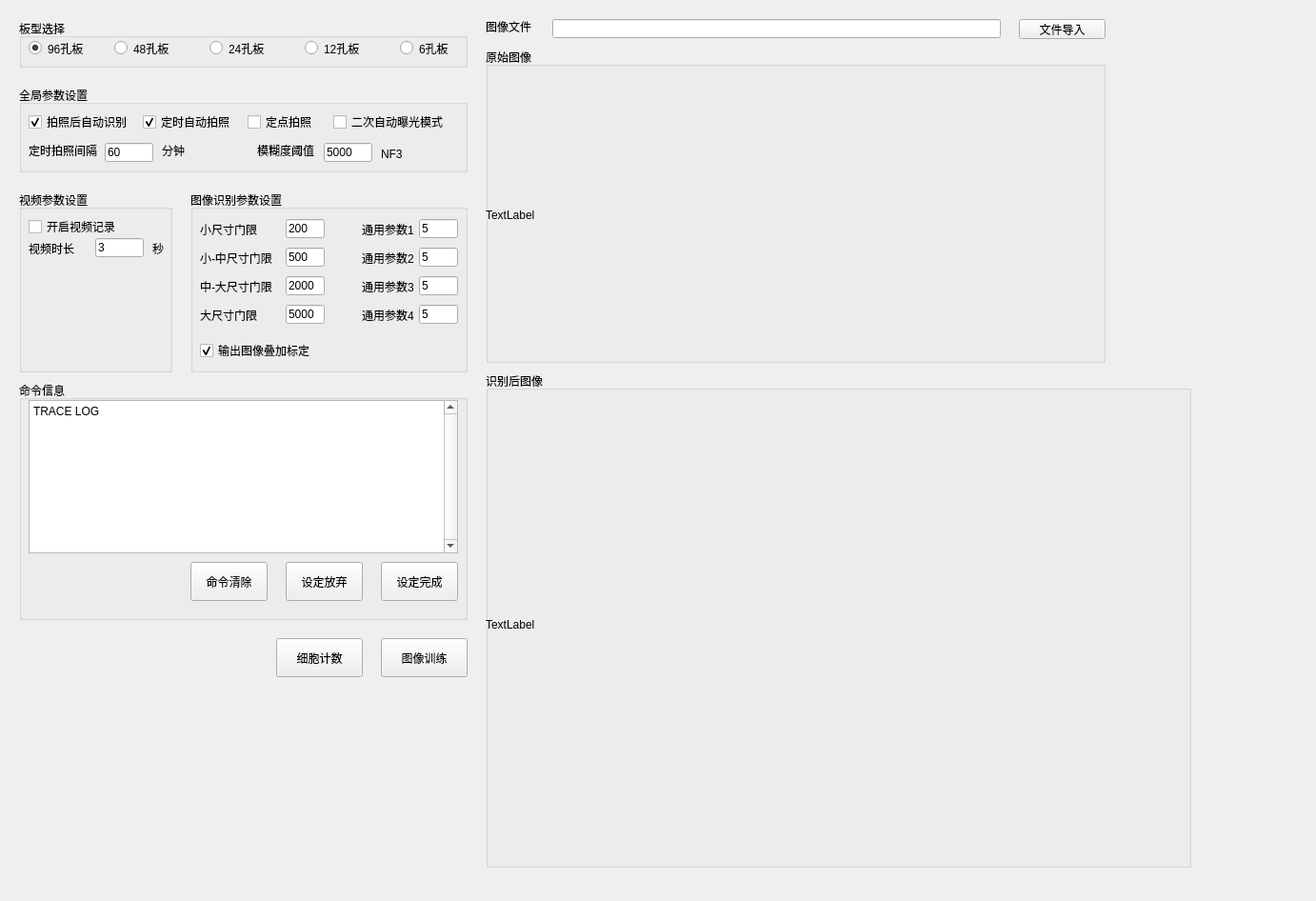
<?xml version="1.0" encoding="UTF-8"?>
<ui version="4.0">
 <class>cebsGparForm</class>
 <widget class="QWidget" name="cebsGparForm">
  <property name="geometry">
   <rect>
    <x>0</x>
    <y>0</y>
    <width>1382</width>
    <height>946</height>
   </rect>
  </property>
  <property name="windowTitle">
   <string>工参配置</string>
  </property>
  <widget class="QGroupBox" name="groupBox_gpar_normal">
   <property name="geometry">
    <rect>
     <x>20</x>
     <y>90</y>
     <width>471</width>
     <height>91</height>
    </rect>
   </property>
   <property name="title">
    <string>全局参数设置</string>
   </property>
   <widget class="QCheckBox" name="checkBox_gpar_autoIdf">
    <property name="geometry">
     <rect>
      <x>10</x>
      <y>30</y>
      <width>111</width>
      <height>16</height>
     </rect>
    </property>
    <property name="text">
     <string>拍照后自动识别</string>
    </property>
    <property name="checked">
     <bool>true</bool>
    </property>
   </widget>
   <widget class="QLineEdit" name="lineEdit_gpar_picTti">
    <property name="geometry">
     <rect>
      <x>90</x>
      <y>60</y>
      <width>51</width>
      <height>20</height>
     </rect>
    </property>
    <property name="text">
     <string>60</string>
    </property>
   </widget>
   <widget class="QLabel" name="label_gpar_picTti_title">
    <property name="geometry">
     <rect>
      <x>10</x>
      <y>60</y>
      <width>81</width>
      <height>16</height>
     </rect>
    </property>
    <property name="text">
     <string>定时拍照间隔</string>
    </property>
   </widget>
   <widget class="QLabel" name="label_gpar_picTti_min">
    <property name="geometry">
     <rect>
      <x>150</x>
      <y>60</y>
      <width>31</width>
      <height>16</height>
     </rect>
    </property>
    <property name="text">
     <string>分钟</string>
    </property>
   </widget>
   <widget class="QCheckBox" name="checkBox_gpar_autoPic">
    <property name="geometry">
     <rect>
      <x>130</x>
      <y>30</y>
      <width>111</width>
      <height>16</height>
     </rect>
    </property>
    <property name="text">
     <string>定时自动拍照</string>
    </property>
    <property name="checked">
     <bool>true</bool>
    </property>
   </widget>
   <widget class="QCheckBox" name="checkBox_gpar_picFixPos">
    <property name="geometry">
     <rect>
      <x>240</x>
      <y>30</y>
      <width>71</width>
      <height>16</height>
     </rect>
    </property>
    <property name="text">
     <string>定点拍照</string>
    </property>
    <property name="checked">
     <bool>false</bool>
    </property>
   </widget>
   <widget class="QCheckBox" name="checkBox_gpar_second_autoexpo">
    <property name="geometry">
     <rect>
      <x>330</x>
      <y>30</y>
      <width>121</width>
      <height>16</height>
     </rect>
    </property>
    <property name="text">
     <string>二次自动曝光模式</string>
    </property>
    <property name="checked">
     <bool>false</bool>
    </property>
   </widget>
   <widget class="QLabel" name="label_gpar_blurry">
    <property name="geometry">
     <rect>
      <x>250</x>
      <y>60</y>
      <width>71</width>
      <height>16</height>
     </rect>
    </property>
    <property name="text">
     <string>模糊度阈值</string>
    </property>
   </widget>
   <widget class="QLineEdit" name="lineEdit_gpar_blurry">
    <property name="geometry">
     <rect>
      <x>320</x>
      <y>60</y>
      <width>51</width>
      <height>20</height>
     </rect>
    </property>
    <property name="contextMenuPolicy">
     <enum>Qt::NoContextMenu</enum>
    </property>
    <property name="text">
     <string>5000</string>
    </property>
   </widget>
   <widget class="QLabel" name="label">
    <property name="geometry">
     <rect>
      <x>380</x>
      <y>61</y>
      <width>54</width>
      <height>21</height>
     </rect>
    </property>
    <property name="text">
     <string>NF3</string>
    </property>
   </widget>
  </widget>
  <widget class="QGroupBox" name="groupBox_gpar_pic">
   <property name="geometry">
    <rect>
     <x>200</x>
     <y>200</y>
     <width>291</width>
     <height>191</height>
    </rect>
   </property>
   <property name="title">
    <string>图像识别参数设置</string>
   </property>
   <widget class="QLineEdit" name="lineEdit_gpar_vision_small_low_limit">
    <property name="geometry">
     <rect>
      <x>100</x>
      <y>30</y>
      <width>41</width>
      <height>20</height>
     </rect>
    </property>
    <property name="text">
     <string>200</string>
    </property>
   </widget>
   <widget class="QLabel" name="label_gpar_vision_t1">
    <property name="geometry">
     <rect>
      <x>10</x>
      <y>30</y>
      <width>111</width>
      <height>21</height>
     </rect>
    </property>
    <property name="text">
     <string>小尺寸门限</string>
    </property>
   </widget>
   <widget class="QLineEdit" name="lineEdit_gpar_vision_small_mid_limit">
    <property name="geometry">
     <rect>
      <x>100</x>
      <y>60</y>
      <width>41</width>
      <height>20</height>
     </rect>
    </property>
    <property name="text">
     <string>500</string>
    </property>
   </widget>
   <widget class="QLabel" name="label_gpar_vision_t2">
    <property name="geometry">
     <rect>
      <x>10</x>
      <y>60</y>
      <width>111</width>
      <height>21</height>
     </rect>
    </property>
    <property name="text">
     <string>小-中尺寸门限</string>
    </property>
   </widget>
   <widget class="QLineEdit" name="lineEdit_gpar_vision_mid_big_limit">
    <property name="geometry">
     <rect>
      <x>100</x>
      <y>90</y>
      <width>41</width>
      <height>20</height>
     </rect>
    </property>
    <property name="text">
     <string>2000</string>
    </property>
   </widget>
   <widget class="QLabel" name="label_gpar_vision_t3">
    <property name="geometry">
     <rect>
      <x>10</x>
      <y>90</y>
      <width>111</width>
      <height>21</height>
     </rect>
    </property>
    <property name="text">
     <string>中-大尺寸门限</string>
    </property>
   </widget>
   <widget class="QLineEdit" name="lineEdit_gpar_vision_big_upper_limit">
    <property name="geometry">
     <rect>
      <x>100</x>
      <y>120</y>
      <width>41</width>
      <height>20</height>
     </rect>
    </property>
    <property name="text">
     <string>5000</string>
    </property>
   </widget>
   <widget class="QLabel" name="label_gpar_vision_t4">
    <property name="geometry">
     <rect>
      <x>10</x>
      <y>120</y>
      <width>111</width>
      <height>21</height>
     </rect>
    </property>
    <property name="text">
     <string>大尺寸门限</string>
    </property>
   </widget>
   <widget class="QCheckBox" name="checkBox_gpar_vision_res_addup">
    <property name="geometry">
     <rect>
      <x>10</x>
      <y>160</y>
      <width>181</width>
      <height>16</height>
     </rect>
    </property>
    <property name="text">
     <string>输出图像叠加标定</string>
    </property>
    <property name="checked">
     <bool>true</bool>
    </property>
   </widget>
   <widget class="QLineEdit" name="lineEdit_gpar_vision_coef1">
    <property name="enabled">
     <bool>true</bool>
    </property>
    <property name="geometry">
     <rect>
      <x>240</x>
      <y>30</y>
      <width>41</width>
      <height>20</height>
     </rect>
    </property>
    <property name="text">
     <string>5</string>
    </property>
   </widget>
   <widget class="QLabel" name="label_gpar_vision_c1">
    <property name="geometry">
     <rect>
      <x>180</x>
      <y>30</y>
      <width>71</width>
      <height>21</height>
     </rect>
    </property>
    <property name="text">
     <string>通用参数1</string>
    </property>
   </widget>
   <widget class="QLineEdit" name="lineEdit_gpar_vision_coef2">
    <property name="enabled">
     <bool>true</bool>
    </property>
    <property name="geometry">
     <rect>
      <x>240</x>
      <y>60</y>
      <width>41</width>
      <height>20</height>
     </rect>
    </property>
    <property name="text">
     <string>5</string>
    </property>
   </widget>
   <widget class="QLabel" name="label_gpar_vision_c2">
    <property name="geometry">
     <rect>
      <x>180</x>
      <y>60</y>
      <width>71</width>
      <height>21</height>
     </rect>
    </property>
    <property name="text">
     <string>通用参数2</string>
    </property>
   </widget>
   <widget class="QLabel" name="label_gpar_vision_c3">
    <property name="geometry">
     <rect>
      <x>180</x>
      <y>90</y>
      <width>71</width>
      <height>21</height>
     </rect>
    </property>
    <property name="text">
     <string>通用参数3</string>
    </property>
   </widget>
   <widget class="QLineEdit" name="lineEdit_gpar_vision_coef3">
    <property name="enabled">
     <bool>true</bool>
    </property>
    <property name="geometry">
     <rect>
      <x>240</x>
      <y>90</y>
      <width>41</width>
      <height>20</height>
     </rect>
    </property>
    <property name="text">
     <string>5</string>
    </property>
   </widget>
   <widget class="QLineEdit" name="lineEdit_gpar_vision_coef4">
    <property name="enabled">
     <bool>true</bool>
    </property>
    <property name="geometry">
     <rect>
      <x>240</x>
      <y>120</y>
      <width>41</width>
      <height>20</height>
     </rect>
    </property>
    <property name="text">
     <string>5</string>
    </property>
   </widget>
   <widget class="QLabel" name="label_gpar_vision_c4">
    <property name="geometry">
     <rect>
      <x>180</x>
      <y>120</y>
      <width>71</width>
      <height>21</height>
     </rect>
    </property>
    <property name="text">
     <string>通用参数4</string>
    </property>
   </widget>
  </widget>
  <widget class="QGroupBox" name="groupBox_eng">
   <property name="geometry">
    <rect>
     <x>20</x>
     <y>400</y>
     <width>471</width>
     <height>251</height>
    </rect>
   </property>
   <property name="title">
    <string>命令信息</string>
   </property>
   <widget class="QTextEdit" name="textEdit_gpar_cmd_log">
    <property name="geometry">
     <rect>
      <x>10</x>
      <y>20</y>
      <width>451</width>
      <height>161</height>
     </rect>
    </property>
    <property name="mouseTracking">
     <bool>true</bool>
    </property>
    <property name="tabletTracking">
     <bool>true</bool>
    </property>
    <property name="layoutDirection">
     <enum>Qt::LeftToRight</enum>
    </property>
    <property name="autoFillBackground">
     <bool>true</bool>
    </property>
    <property name="verticalScrollBarPolicy">
     <enum>Qt::ScrollBarAlwaysOn</enum>
    </property>
    <property name="horizontalScrollBarPolicy">
     <enum>Qt::ScrollBarAsNeeded</enum>
    </property>
    <property name="sizeAdjustPolicy">
     <enum>QAbstractScrollArea::AdjustToContents</enum>
    </property>
    <property name="autoFormatting">
     <set>QTextEdit::AutoAll</set>
    </property>
    <property name="tabChangesFocus">
     <bool>true</bool>
    </property>
    <property name="html">
     <string>&lt;!DOCTYPE HTML PUBLIC &quot;-//W3C//DTD HTML 4.0//EN&quot; &quot;http://www.w3.org/TR/REC-html40/strict.dtd&quot;&gt;
&lt;html&gt;&lt;head&gt;&lt;meta name=&quot;qrichtext&quot; content=&quot;1&quot; /&gt;&lt;style type=&quot;text/css&quot;&gt;
p, li { white-space: pre-wrap; }
&lt;/style&gt;&lt;/head&gt;&lt;body style=&quot; font-family:'SimSun'; font-size:9pt; font-weight:400; font-style:normal;&quot;&gt;
&lt;p style=&quot; margin-top:0px; margin-bottom:0px; margin-left:0px; margin-right:0px; -qt-block-indent:0; text-indent:0px;&quot;&gt;TRACE LOG&lt;/p&gt;&lt;/body&gt;&lt;/html&gt;</string>
    </property>
   </widget>
   <widget class="QPushButton" name="pushButton_eng_clear">
    <property name="geometry">
     <rect>
      <x>180</x>
      <y>190</y>
      <width>81</width>
      <height>41</height>
     </rect>
    </property>
    <property name="text">
     <string>命令清除</string>
    </property>
   </widget>
   <widget class="QPushButton" name="pushButton_ctrl_giveup">
    <property name="geometry">
     <rect>
      <x>280</x>
      <y>190</y>
      <width>81</width>
      <height>41</height>
     </rect>
    </property>
    <property name="text">
     <string>设定放弃</string>
    </property>
   </widget>
   <widget class="QPushButton" name="pushButton_ctrl_compl">
    <property name="geometry">
     <rect>
      <x>380</x>
      <y>190</y>
      <width>81</width>
      <height>41</height>
     </rect>
    </property>
    <property name="text">
     <string>设定完成</string>
    </property>
   </widget>
  </widget>
  <widget class="QGroupBox" name="groupBox_gpar_video">
   <property name="geometry">
    <rect>
     <x>20</x>
     <y>200</y>
     <width>161</width>
     <height>191</height>
    </rect>
   </property>
   <property name="title">
    <string>视频参数设置</string>
   </property>
   <widget class="QLineEdit" name="lineEdit_gpar_video_input">
    <property name="geometry">
     <rect>
      <x>80</x>
      <y>50</y>
      <width>51</width>
      <height>20</height>
     </rect>
    </property>
    <property name="text">
     <string>3</string>
    </property>
   </widget>
   <widget class="QLabel" name="label_gpar_video_len">
    <property name="geometry">
     <rect>
      <x>10</x>
      <y>50</y>
      <width>61</width>
      <height>21</height>
     </rect>
    </property>
    <property name="text">
     <string>视频时长</string>
    </property>
   </widget>
   <widget class="QCheckBox" name="checkBox_gpar_video_enable">
    <property name="geometry">
     <rect>
      <x>10</x>
      <y>30</y>
      <width>91</width>
      <height>16</height>
     </rect>
    </property>
    <property name="text">
     <string>开启视频记录</string>
    </property>
    <property name="checkable">
     <bool>true</bool>
    </property>
    <property name="checked">
     <bool>false</bool>
    </property>
   </widget>
   <widget class="QLabel" name="label_gpar_video_sec">
    <property name="geometry">
     <rect>
      <x>140</x>
      <y>50</y>
      <width>41</width>
      <height>21</height>
     </rect>
    </property>
    <property name="text">
     <string>秒</string>
    </property>
   </widget>
  </widget>
  <widget class="QGroupBox" name="groupBox_gpar_bts">
   <property name="geometry">
    <rect>
     <x>20</x>
     <y>20</y>
     <width>471</width>
     <height>51</height>
    </rect>
   </property>
   <property name="title">
    <string>板型选择</string>
   </property>
   <widget class="QRadioButton" name="radioButton_gpar_bts_96">
    <property name="geometry">
     <rect>
      <x>10</x>
      <y>20</y>
      <width>61</width>
      <height>21</height>
     </rect>
    </property>
    <property name="text">
     <string>96孔板</string>
    </property>
    <property name="checked">
     <bool>true</bool>
    </property>
   </widget>
   <widget class="QRadioButton" name="radioButton_gpar_bts_48">
    <property name="geometry">
     <rect>
      <x>100</x>
      <y>20</y>
      <width>61</width>
      <height>21</height>
     </rect>
    </property>
    <property name="text">
     <string>48孔板</string>
    </property>
    <property name="checked">
     <bool>false</bool>
    </property>
   </widget>
   <widget class="QRadioButton" name="radioButton_gpar_bts_24">
    <property name="geometry">
     <rect>
      <x>200</x>
      <y>20</y>
      <width>61</width>
      <height>21</height>
     </rect>
    </property>
    <property name="text">
     <string>24孔板</string>
    </property>
    <property name="checked">
     <bool>false</bool>
    </property>
   </widget>
   <widget class="QRadioButton" name="radioButton_gpar_bts_12">
    <property name="geometry">
     <rect>
      <x>300</x>
      <y>20</y>
      <width>61</width>
      <height>21</height>
     </rect>
    </property>
    <property name="text">
     <string>12孔板</string>
    </property>
    <property name="checked">
     <bool>false</bool>
    </property>
   </widget>
   <widget class="QRadioButton" name="radioButton_gpar_bts_6">
    <property name="geometry">
     <rect>
      <x>400</x>
      <y>20</y>
      <width>61</width>
      <height>21</height>
     </rect>
    </property>
    <property name="text">
     <string>6孔板</string>
    </property>
    <property name="checked">
     <bool>false</bool>
    </property>
   </widget>
  </widget>
  <widget class="QGroupBox" name="groupBox_gpar_pic_origin">
   <property name="geometry">
    <rect>
     <x>510</x>
     <y>50</y>
     <width>651</width>
     <height>331</height>
    </rect>
   </property>
   <property name="title">
    <string>原始图像</string>
   </property>
   <widget class="QLabel" name="label_gpar_pic_origin_fill">
    <property name="geometry">
     <rect>
      <x>0</x>
      <y>20</y>
      <width>651</width>
      <height>311</height>
     </rect>
    </property>
    <property name="text">
     <string>TextLabel</string>
    </property>
   </widget>
  </widget>
  <widget class="QGroupBox" name="groupBox_gpar_pic_cfy">
   <property name="geometry">
    <rect>
     <x>510</x>
     <y>390</y>
     <width>741</width>
     <height>521</height>
    </rect>
   </property>
   <property name="title">
    <string>识别后图像</string>
   </property>
   <widget class="QLabel" name="label_gpar_pic_cfy_fill">
    <property name="geometry">
     <rect>
      <x>0</x>
      <y>20</y>
      <width>731</width>
      <height>491</height>
     </rect>
    </property>
    <property name="text">
     <string>TextLabel</string>
    </property>
   </widget>
  </widget>
  <widget class="QPushButton" name="pushButton_gpar_pic_file_load">
   <property name="geometry">
    <rect>
     <x>1070</x>
     <y>20</y>
     <width>91</width>
     <height>21</height>
    </rect>
   </property>
   <property name="text">
    <string>文件导入</string>
   </property>
  </widget>
  <widget class="QLineEdit" name="lineEdit_gpar_pic_file_load">
   <property name="enabled">
    <bool>true</bool>
   </property>
   <property name="geometry">
    <rect>
     <x>580</x>
     <y>20</y>
     <width>471</width>
     <height>20</height>
    </rect>
   </property>
  </widget>
  <widget class="QLabel" name="label_gpar_pic_file_load">
   <property name="geometry">
    <rect>
     <x>510</x>
     <y>20</y>
     <width>51</width>
     <height>16</height>
    </rect>
   </property>
   <property name="text">
    <string>图像文件</string>
   </property>
  </widget>
  <widget class="QPushButton" name="pushButton_cell_fnt">
   <property name="geometry">
    <rect>
     <x>290</x>
     <y>670</y>
     <width>91</width>
     <height>41</height>
    </rect>
   </property>
   <property name="text">
    <string>细胞计数</string>
   </property>
  </widget>
  <widget class="QPushButton" name="pushButton_gpar_pic_classify">
   <property name="geometry">
    <rect>
     <x>400</x>
     <y>670</y>
     <width>91</width>
     <height>41</height>
    </rect>
   </property>
   <property name="text">
    <string>图像训练</string>
   </property>
  </widget>
 </widget>
 <resources/>
 <connections>
  <connection>
   <sender>pushButton_ctrl_compl</sender>
   <signal>clicked()</signal>
   <receiver>cebsGparForm</receiver>
   <slot>slot_gpar_compl()</slot>
   <hints>
    <hint type="sourcelabel">
     <x>450</x>
     <y>630</y>
    </hint>
    <hint type="destinationlabel">
     <x>456</x>
     <y>662</y>
    </hint>
   </hints>
  </connection>
  <connection>
   <sender>pushButton_ctrl_giveup</sender>
   <signal>clicked()</signal>
   <receiver>cebsGparForm</receiver>
   <slot>slot_gpar_giveup()</slot>
   <hints>
    <hint type="sourcelabel">
     <x>339</x>
     <y>618</y>
    </hint>
    <hint type="destinationlabel">
     <x>317</x>
     <y>739</y>
    </hint>
   </hints>
  </connection>
  <connection>
   <sender>pushButton_gpar_pic_classify</sender>
   <signal>clicked()</signal>
   <receiver>cebsGparForm</receiver>
   <slot>slot_gpar_pic_train()</slot>
   <hints>
    <hint type="sourcelabel">
     <x>436</x>
     <y>710</y>
    </hint>
    <hint type="destinationlabel">
     <x>390</x>
     <y>830</y>
    </hint>
   </hints>
  </connection>
  <connection>
   <sender>pushButton_gpar_pic_file_load</sender>
   <signal>clicked()</signal>
   <receiver>cebsGparForm</receiver>
   <slot>slot_gpar_pic_file_load()</slot>
   <hints>
    <hint type="sourcelabel">
     <x>1152</x>
     <y>31</y>
    </hint>
    <hint type="destinationlabel">
     <x>1197</x>
     <y>44</y>
    </hint>
   </hints>
  </connection>
  <connection>
   <sender>pushButton_eng_clear</sender>
   <signal>clicked()</signal>
   <receiver>cebsGparForm</receiver>
   <slot>slot_gpar_clear()</slot>
   <hints>
    <hint type="sourcelabel">
     <x>217</x>
     <y>608</y>
    </hint>
    <hint type="destinationlabel">
     <x>123</x>
     <y>663</y>
    </hint>
   </hints>
  </connection>
  <connection>
   <sender>pushButton_cell_fnt</sender>
   <signal>clicked()</signal>
   <receiver>cebsGparForm</receiver>
   <slot>slot_gpar_flu_cell_cnt()</slot>
   <hints>
    <hint type="sourcelabel">
     <x>311</x>
     <y>690</y>
    </hint>
    <hint type="destinationlabel">
     <x>288</x>
     <y>786</y>
    </hint>
   </hints>
  </connection>
 </connections>
 <slots>
  <slot>slot_gpar_compl()</slot>
  <slot>slot_gpar_giveup()</slot>
  <slot>slot_gpar_pic_train()</slot>
  <slot>slot_gpar_pic_file_load()</slot>
  <slot>slot_gpar_clear()</slot>
  <slot>slot_gpar_flu_cell_cnt()</slot>
 </slots>
</ui>
